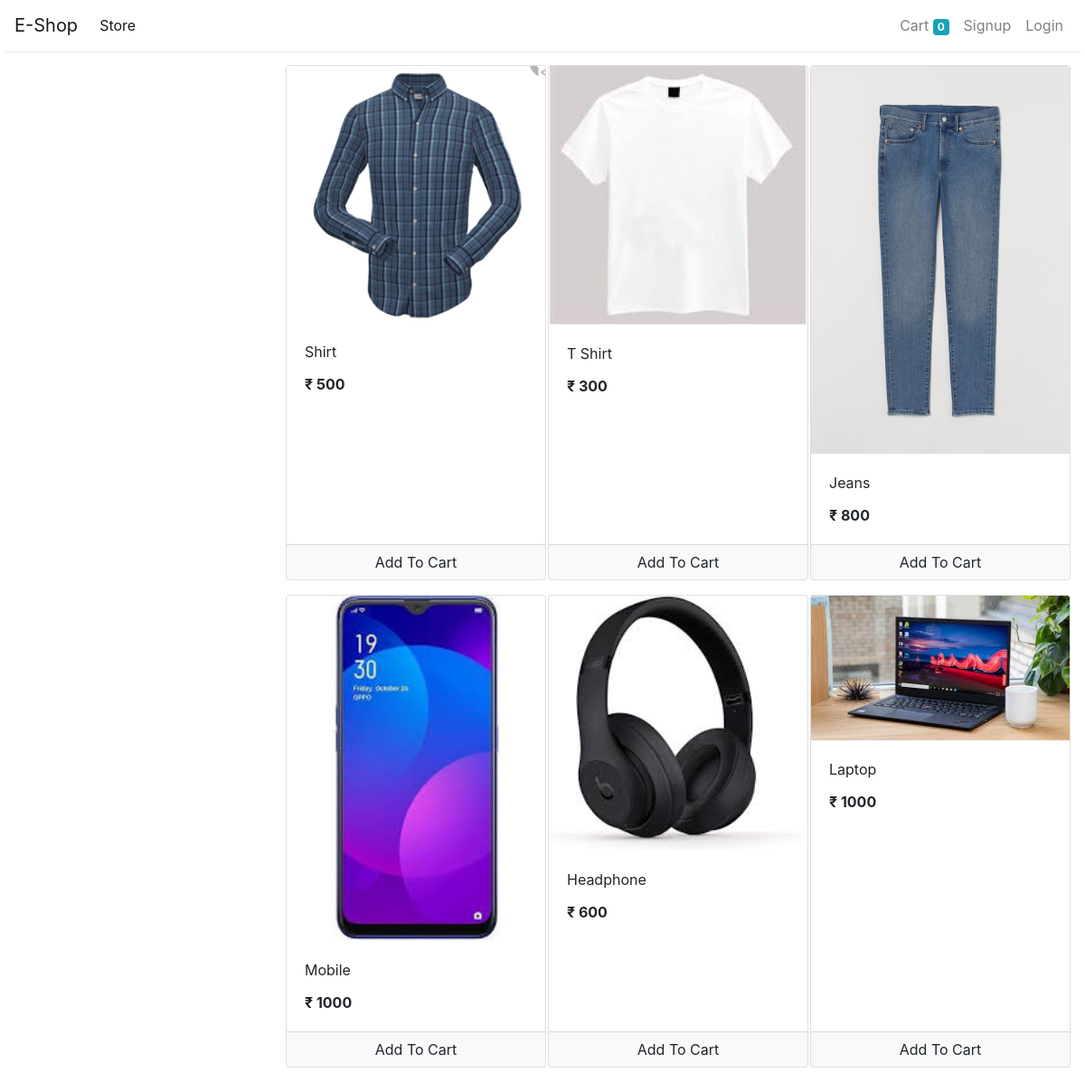
The page / on the database its author committed.
### store/models/product.py (models this page shows, shortened)
class Product(models.Model):
    name = models.CharField(max_length=50)
    price = models.IntegerField(default=0)
    description = models.CharField(max_length=200, default='' , null=True , blank=True)
    image = models.ImageField(upload_to='uploads/products/')
    @staticmethod
    def get_all_products():
        return Product.objects.all()

### store/views/home.py (the view, shortened to what this page needs)
# urls.py: path('', Index.as_view(), name='homepage'),
class Index(View):
    def get(self , request):
        products=Product.get_all_products()
        return render (request,'index.html',{'products':products})

### store/templatetags/custom_filter.py (called while the page is built)
@register.filter(name='currency')
def currency(number):
    return "₹ "+str(number)

### store/templates/index.html (shortened to what this page needs)
{% extends 'base.html' %}
{% block content %}
{% load cart %}
{% load custom_filter %}
<div class="container-fluid mt-3">
	<div class="row">
		<div class="col-lg-3 mx-auto">
		</div>
		<div id='products' class="col-lg-9 mx-auto">
			<div class="row mx-auto">
				{% for product in products %}
				<div class="card mx-auto mb-3" id={{product.id}} style="width: 18rem;">
					<img class="card-img-top" src="{{product.image.url}}" alt="Card image cap">
					<div class="card-body">
						<p class="card-title">{{product.name}}</p>
						<p class="card-text"><b>{{product.price|currency}}</b></p>
					</div>
					<div class="card-footer p-0 no-gutters">
						{% if product|is_in_cart:request.session.cart %}
						<div class="row no-gutters">
							<form action="/#{{product.id}}" class="col-2 " method="post">
								{% csrf_token %}
								<input hidden type="text" name='product' value='{{product.id}}'>
								<input hidden type="text" name='remove' value='True'>
								<input type="submit" value=" - " class="btn btn-block btn-light border-right">
							</form>
							<div class="text-center col">{{product|cart_quantity:request.session.cart}} in Cart</div>
							<form action="/#{{product.id}}" class="col-2 " method="post">
								{% csrf_token %}
								<input hidden type="text" name='product' value='{{product.id}}'>
								<input type="submit" value=" + " class="btn btn-block btn-light border-left">
							</form>
						</div>
						{% else %}
						<form action="/#{{product.id}}" method="POST" class="btn-block">
							<input type="submit" class="float-right btn btn-light  form-control"
								value="Add To Cart">
						</form>
						{% endif %}
					</div>
				</div>
				{% endfor %}
			</div>
		</div>
	</div>
</div>
{% endblock %}

### store/templates/base.html (shortened to what this page needs)
<!doctype html>
<html lang="en">
<head>
  <link rel="stylesheet" href="https://maxcdn.bootstrapcdn.com/bootstrap/4.0.0/css/bootstrap.min.css"
>
</head>
<body>
  <nav class="one-edge-shadow
  sticky-top navbar
  navbar-expand-lg
   navbar-light bg-white">
    <a class="navbar-brand" href="/">E-Shop</a>
    <div class="collapse navbar-collapse" id="navbarSupportedContent">
      <ul class="navbar-nav mr-auto">
        <li class="nav-item active">
          <a class="nav-link" href="/store">Store <span class="sr-only">(current)</span></a>
        </li>
      </ul>
      <ul class=" navbar-nav my-2 my-lg-0">
        <li class="nav-item ">
          <a class="nav-link" href="/cart">Cart
            <span class="badge badge-info">{{request.session.cart.keys|length}}</span>
            <span class="sr-only">(current)</span></a>
        </li>
        {% if request.session.customer %}
        <li class="nav-item ">
          <a class="nav-link" href="/orders">Orders<span class="sr-only">(current)</span></a>
        </li>
        <li class="nav-item ">
          <a class="nav-link" href="/logout">Logout<span class="sr-only">(current)</span></a>
        </li>
        {% else %}
        <li class="nav-item ">
          <a class="nav-link" href="/signup">Signup<span class="sr-only">(current)</span></a>
        </li>
        <li class="nav-item ">
          <a class="nav-link" href="/login">Login<span class="sr-only">(current)</span></a>
        </li>
        {% endif %}
      </ul>
    </div>
  </nav>
    {% block content %}{% endblock %}
</body>
</html>

### store/templates/base.html (style rules this page uses)
nav { background-color: white; }
.one-edge-shadow { box-shadow: 0 8px 2px -5px rgb(246, 245, 245); }

### rows shown on the page
Product: image (picture), name "Shirt", price "₹ 500"
Product: image (picture), name "T Shirt", price "₹ 300"
Product: image (picture), name "Jeans", price "₹ 800"
Product: image (picture), name "Mobile", price "₹ 1000"
Product: image (picture), name "Headphone", price "₹ 600"
Product: image (picture), name "Laptop", price "₹ 1000"

### other values the page prints
{{ request.session.cart.keys|length }} "0"
